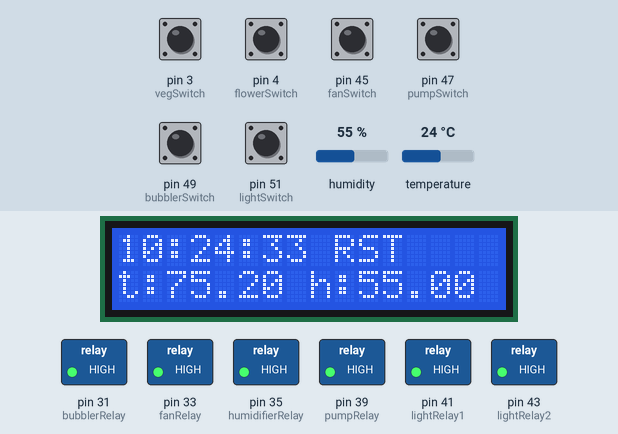
The sketch below on a simulated Arduino Mega 2560, built with avr-gcc and run on an emulated ATmega2560. On the bench: 16×2 character LCD, switched loads named in the sketch (green lamp = pin HIGH). The test bench sets the inputs (shaded band); at power-on: pin 3 (vegSwitch), pin 4 (flowerSwitch), pin 45 (fanSwitch), pin 47 (pumpSwitch), pin 49 (bubblerSwitch), pin 51 (lightSwitch) LOW, humidity 55 %, temperature 24 °C. The local clock reads 2024-03-15 10:24:30 at power-on unless the sketch sets it; what the sketch prints to the serial monitor is not drawn.

Above: at 3.2 s.
3.3 s: pin 3 (vegSwitch) pulled HIGH for 0.4 s
At 3.5 s:
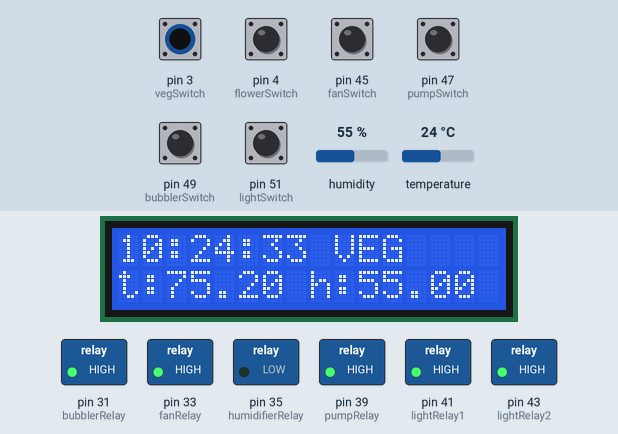
5.2 s: pin 4 (flowerSwitch) pulled HIGH for 0.4 s
At 5.45 s:
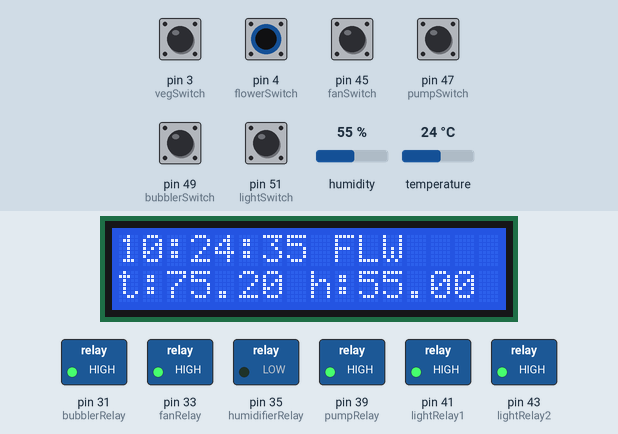
7.1 s: pin 45 (fanSwitch) pulled HIGH for 0.4 s
At 7.39 s:
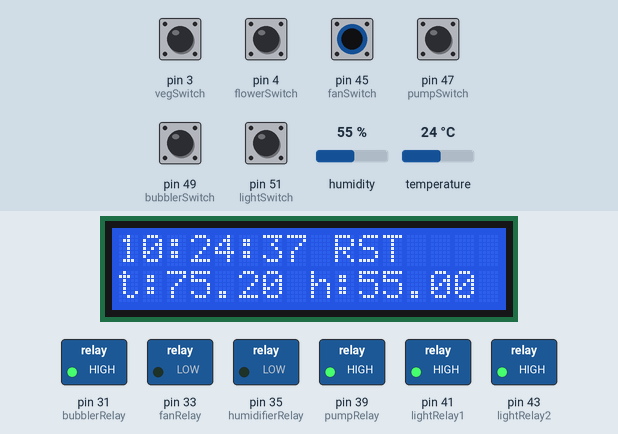
9.0 s: pin 47 (pumpSwitch) pulled HIGH for 0.4 s
At 9.34 s:
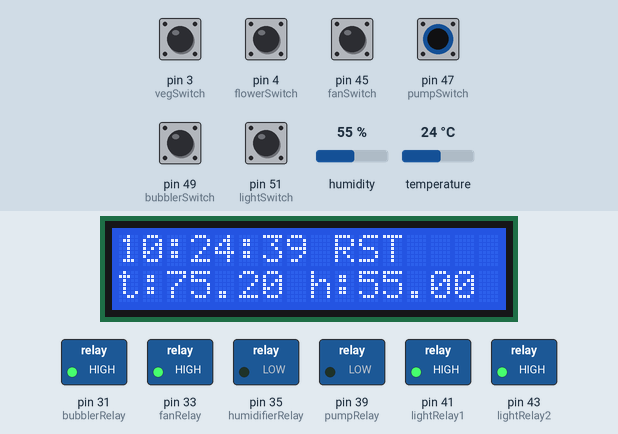
10.9 s: pin 49 (bubblerSwitch) pulled HIGH for 0.4 s
At 11.29 s:
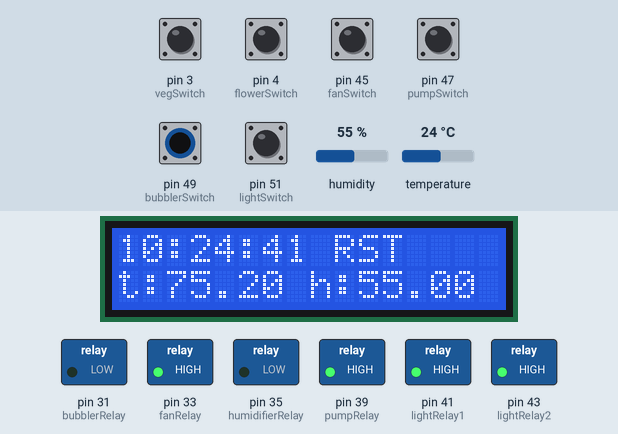
12.9 s: humidity set to 22 %
At 13.56 s:
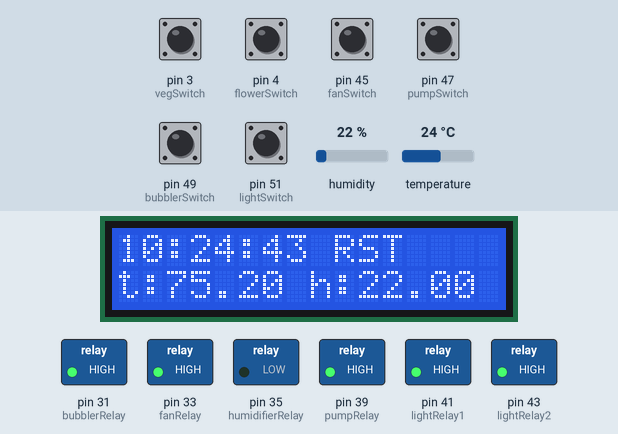
Timing chart, 0 to 15.9 s (numbered marks = the images above; inputs shaded):
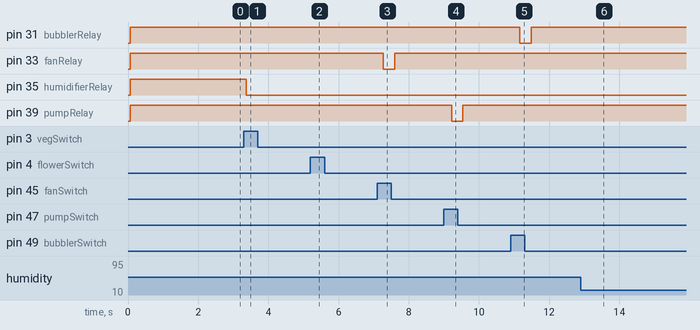

The sketch:

hydroController.ino
```cpp
// Include LCD library and initialize library on given pins
#include <LiquidCrystal.h>
LiquidCrystal lcd(7, 8, 9, 10, 11, 12);

//Initialize DHT library, and create instance of DHT sensor
#include "DHT.h"
#define DHTPIN 2
#define DHTTYPE DHT22
DHT dht(DHTPIN, DHTTYPE);

//Include RTC library, Wire library,
#include <Wire.h>
#include "RTClib.h"

//create instace of RTC and create days of the week array
RTC_DS3231 rtc;
char daysOfTheWeek[7][12] = {"Sunday", "Monday", "Tuesday", "Wednesday", "Thursday", "Friday", "Saturday"};

//Initialize relay pins
int pumpRelay = 39;
int bubblerRelay = 31;
int lightRelay1 = 41;
int lightRelay2 = 43;
int fanRelay = 33;
int humidifierRelay = 35;


//Control Switch Pins
int pumpSwitch = 47;
int bubblerSwitch = 49;
int lightSwitch = 51;
int fanSwitch = 45; // NOT WORKING

//Cycle Status Booleans
boolean pumpCycle = false;
boolean bubblerCycle = false;
boolean lightCycle = false;
boolean fanCycle = false;

//Plant state control
boolean isVegetative;
boolean isFlowering;
boolean chooseStatus;
int vegSwitch = 3;
int flowerSwitch = 4;

boolean lightOverride;

void setup() {
  //Begin serial connection
  Serial.begin(9600);

  // Set number of columns & rows for LCD
  lcd.begin(16, 2);

  //Start dht sensor
  dht.begin();

  //Set relay pins to outputs
  pinMode(pumpRelay, OUTPUT);
  pinMode(bubblerRelay, OUTPUT);
  pinMode(lightRelay1, OUTPUT);
  pinMode(lightRelay2, OUTPUT);
  pinMode(fanRelay, OUTPUT);
  pinMode(humidifierRelay, OUTPUT);

  //Set relays HIGH (off)
  digitalWrite(pumpRelay, HIGH);
  digitalWrite(bubblerRelay, HIGH);
  digitalWrite(lightRelay1, HIGH);
  digitalWrite(lightRelay2, HIGH);
  digitalWrite(fanRelay, HIGH);
  digitalWrite(humidifierRelay, HIGH);

  //Set plant state pins to input
  pinMode(vegSwitch, INPUT);
  pinMode(flowerSwitch, INPUT);

  //Set switch pins to inputs
  pinMode(pumpSwitch, INPUT);
  pinMode(bubblerSwitch, INPUT);
  pinMode(lightSwitch, INPUT);
  pinMode(fanSwitch, INPUT);


  //If RTC does not start, print error to LCD
  if (! rtc.begin()) {
    lcd.print("Cannot Get Time");
    while (1);
  }

  // Print a message to the LCD.
  lcd.print("Booting Up...");
  delay (2000);
  lcd.clear();
}


void loop() {
  DateTime now = rtc.now();
  updateDisplay(now.hour(), now.minute(), now.second());
  switchControl(pumpSwitch, pumpRelay, pumpCycle);
  switchControl(bubblerSwitch, bubblerRelay, bubblerCycle);
  switchControl(fanSwitch, fanRelay, fanCycle);
  //switchControl(lightSwitch, lightRelay1, lightCycle);
  //switchControl(lightSwitch, lightRelay2, lightCycle);
  //Set plant state
  checkPlantState(vegSwitch, flowerSwitch);
  if (chooseStatus) {
    lcd.setCursor (9, 0);
    lcd.print ("RST");
  }
  if (isVegetative) {
    lcd.setCursor (9, 0);
    lcd.print ("VEG");
    //int minTemp = 70;
    //int maxTemp = 85;
    //int minHumid = 40;
    //int maxHumid = 70;
    if (now.hour() >= 18 && now.hour() <= 23 && digitalRead(lightSwitch) == HIGH) {
      digitalWrite(lightRelay1, LOW);
      digitalWrite(lightRelay2, LOW);
      lightCycle = true;
    }
    else if (now.hour() >= 0 && now.hour() < 12 && digitalRead(lightSwitch) == HIGH) {
      digitalWrite(lightRelay1, LOW);
      digitalWrite(lightRelay2, LOW);
      lightCycle = true;
    }
    else {
      digitalWrite(lightRelay1, HIGH);
      digitalWrite(lightRelay2, HIGH);
      lightCycle = false;
    }
    if (now.hour() == 18 && now.minute() == 0) {
      digitalWrite (pumpRelay, LOW);
      pumpCycle = true;
    }
    if (now.hour() == 18 && now.minute() == 15) {
      digitalWrite (pumpRelay, HIGH);
      pumpCycle = false;
    }
    if (now.hour() == 3 && now.minute() == 0) {
      digitalWrite (pumpRelay, LOW);
      pumpCycle = true;
    }
    if (now.hour() == 3 && now.minute() == 15) {
      digitalWrite (pumpRelay, HIGH);
      pumpCycle = false;
    }
    float h = dht.readHumidity();
    if (h <= 65) {
      digitalWrite(humidifierRelay, LOW);
    }
    if (h == 70) {
      digitalWrite(humidifierRelay, HIGH);
    }
  }

  if (isFlowering) {
    lcd.setCursor (9, 0);
    lcd.print ("FLW");
    //int minTemp = 65;
    //int maxTemp = 80;
    //int minHumid = 40;
    //int maxHumid = 50;
    if (now.hour() >= 18 && now.hour() <= 23 && digitalRead(lightSwitch) == HIGH) {
      digitalWrite(lightRelay1, LOW);
      digitalWrite(lightRelay2, LOW);
      lightCycle = true;
    }
    else if (now.hour() >= 0 && now.hour() < 6 && digitalRead(lightSwitch) == HIGH) {
      digitalWrite(lightRelay1, LOW);
      digitalWrite(lightRelay2, LOW);
      lightCycle = true;
    }
    else {
      digitalWrite(lightRelay1, HIGH);
      digitalWrite(lightRelay2, HIGH);
      lightCycle = false;
    }
    if (now.hour() == 0 && now.minute() == 0) {
      digitalWrite (pumpRelay, LOW);
      pumpCycle = true;
    }
    if (now.hour() == 0 && now.minute() == 15) {
      digitalWrite(pumpRelay, HIGH);
      pumpCycle = false;
    }
    float h = dht.readHumidity();
    if (h <= 45) {
      digitalWrite(humidifierRelay, LOW);

    }
    if (h == 50) {
      digitalWrite(humidifierRelay, HIGH);
    }
  }

  vent();
  delay(250);
  lcd.clear();
  lcd.begin(16, 2);
}


////////////////Functions//////////////////

void updateDisplay(int hourVal, int minuteVal, int secondVal) {
  DateTime now = rtc.now();
  lcd.print(hourVal);
  lcd.print(':');
  lcd.print(minuteVal);
  lcd.print(':');
  lcd.print(secondVal);
  float h = dht.readHumidity();
  float f = dht.readTemperature(true);
  lcd.setCursor(0, 1);
  lcd.print("t:");
  lcd.print(f);
  lcd.print(" ");
  lcd.print ("h:");
  lcd.print (h);
  //lcd.setCursor(2, 1);
  //lcd.print(f);
  //lcd.setCursor(8, 1);
  //lcd.print(h);
  if (isnan(h) || isnan(f)) {
    lcd.print("Cannot Get Temp");
    return;
  }
}

void checkPlantState(int switch1, int switch2) {
  int vegState = digitalRead(switch1);
  int flowerState = digitalRead(switch2);
  if (vegState == HIGH) {
    isVegetative = true;
    isFlowering = false;
    chooseStatus  = false;
  }

  else if (flowerState == HIGH) {
    isFlowering = true;
    isVegetative = false;
    chooseStatus  = false;
  }
  else {
    chooseStatus  = true;
    isVegetative = false;
    isFlowering = false;
  }
}

void switchControl (int switchName, int relayPin, boolean cycleState) {
  if (cycleState == false) {
    int switchState = digitalRead(switchName);
    int relayState = digitalRead(relayPin);
    Serial.print(switchState);
    if (switchState == HIGH && relayState == HIGH) {
      digitalWrite(relayPin, LOW);
    }
    if (switchState == LOW && relayState == LOW) {
      digitalWrite(relayPin, HIGH);
    }
  }
}

void vent() {
  DateTime now = rtc.now();
  int fanRelayState = digitalRead(fanRelay);
  float f = dht.readTemperature(true);
  if (isVegetative) {
    if (lightCycle == true && digitalRead(lightSwitch) == HIGH) {
      if (f >= 80) {
        digitalWrite(fanRelay, LOW);
        fanCycle = true;
      }
      if (f <= 76.5) {
        digitalWrite(fanRelay, HIGH);
        fanCycle = false;
      }
    }

    if (lightCycle == false) {
      if (now.minute() >= 30  && now.minute() <= 35) {
        digitalWrite(fanRelay, LOW);
        fanCycle = true;
      }
      else {
        digitalWrite(fanRelay, HIGH);
        fanCycle = false;
      }
    }
  }
  if (isFlowering) {
    if (lightCycle == true && digitalRead(lightSwitch) == HIGH) {
      if (f >= 75) {
        digitalWrite(fanRelay, LOW);
        fanCycle = true;
      }
      if (f <= 70.5) {
        digitalWrite(fanRelay, HIGH);
        fanCycle = false;
      }
    }

    if (lightCycle == false) {
      if (now.minute() >= 30  && now.minute() <= 35) {
        digitalWrite(fanRelay, LOW);
        fanCycle = true;
      }
      else {
        digitalWrite(fanRelay, HIGH);
        fanCycle = false;
      }
    }
  }
}
```

Measured:
- after the input at 3.3 s, pin 35 (humidifierRelay): HIGH → LOW after 0.08 s; the display: first differs from a run without the input after 0.08 s (image 1)
- after the input at 5.2 s, the display: first differs from a run without the input after 0.13 s (image 2)
- after the input at 7.1 s, pin 33 (fanRelay): HIGH → LOW after 0.17 s, → HIGH 0.32 s later
- after the input at 9.0 s, pin 39 (pumpRelay): HIGH → LOW after 0.22 s, → HIGH 0.32 s later
- after the input at 10.9 s, pin 31 (bubblerRelay): HIGH → LOW after 0.27 s, → HIGH 0.32 s later
